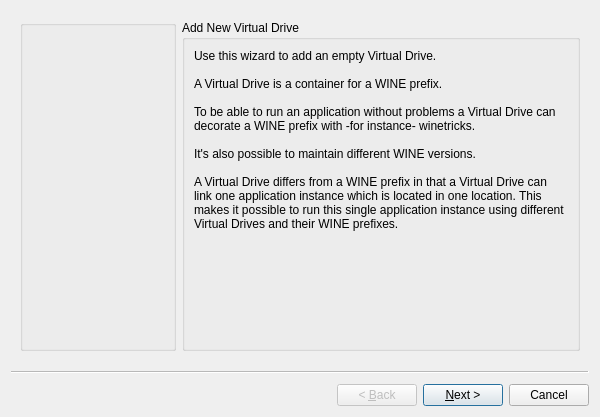
<?xml version="1.0" encoding="UTF-8"?>
<ui version="4.0">
 <class>WizardNewVirtualDrive</class>
 <widget class="QWizard" name="WizardNewVirtualDrive">
  <property name="geometry">
   <rect>
    <x>0</x>
    <y>0</y>
    <width>600</width>
    <height>400</height>
   </rect>
  </property>
  <property name="windowTitle">
   <string>Add Virtual Drive</string>
  </property>
  <property name="windowIcon">
   <iconset resource="../resources/commonres.qrc">
    <normaloff>:/common/playonlinux32</normaloff>:/common/playonlinux32</iconset>
  </property>
  <property name="modal">
   <bool>true</bool>
  </property>
  <widget class="QWizardPage" name="wpIntroduction">
   <attribute name="pageId">
    <string notr="true">0</string>
   </attribute>
   <layout class="QHBoxLayout" name="horizontalLayout">
    <item>
     <widget class="QGroupBox" name="gbxSideBarIntroduction">
      <property name="sizePolicy">
       <sizepolicy hsizetype="Preferred" vsizetype="Preferred">
        <horstretch>0</horstretch>
        <verstretch>0</verstretch>
       </sizepolicy>
      </property>
      <property name="minimumSize">
       <size>
        <width>156</width>
        <height>0</height>
       </size>
      </property>
      <property name="autoFillBackground">
       <bool>false</bool>
      </property>
      <property name="styleSheet">
       <string notr="true">background-image: url(:/wizardnewvirtualdrive/backdrop_add);
background-repeat: no-repeat;
background-position: top left;

</string>
      </property>
      <property name="title">
       <string notr="true"/>
      </property>
      <property name="flat">
       <bool>true</bool>
      </property>
      <widget class="QLabel" name="lblPlusIntroduction">
       <property name="geometry">
        <rect>
         <x>10</x>
         <y>10</y>
         <width>51</width>
         <height>51</height>
        </rect>
       </property>
       <property name="text">
        <string notr="true"/>
       </property>
       <property name="pixmap">
        <pixmap resource="../resources/mainwindowres.qrc">:/mainwindow/add_plus_48</pixmap>
       </property>
       <property name="scaledContents">
        <bool>false</bool>
       </property>
      </widget>
     </widget>
    </item>
    <item>
     <widget class="QGroupBox" name="gbxIntroductionContent">
      <property name="sizePolicy">
       <sizepolicy hsizetype="Preferred" vsizetype="Preferred">
        <horstretch>1</horstretch>
        <verstretch>0</verstretch>
       </sizepolicy>
      </property>
      <property name="minimumSize">
       <size>
        <width>0</width>
        <height>331</height>
       </size>
      </property>
      <property name="title">
       <string>Add New Virtual Drive</string>
      </property>
      <layout class="QVBoxLayout" name="verticalLayout">
       <item>
        <widget class="QLabel" name="lblIntroduction">
         <property name="sizePolicy">
          <sizepolicy hsizetype="Preferred" vsizetype="Preferred">
           <horstretch>0</horstretch>
           <verstretch>0</verstretch>
          </sizepolicy>
         </property>
         <property name="text">
          <string>Use this wizard to add an empty Virtual Drive.

A Virtual Drive is a container for a WINE prefix.

To be able to run an application without problems a Virtual Drive can decorate a WINE prefix with -for instance- winetricks.

It's also possible to maintain different WINE versions.

A Virtual Drive differs from a WINE prefix in that a Virtual Drive can link one application instance which is located in one location. This makes it possible to run this single application instance using different Virtual Drives and their WINE prefixes.</string>
         </property>
         <property name="alignment">
          <set>Qt::AlignLeading|Qt::AlignLeft|Qt::AlignTop</set>
         </property>
         <property name="wordWrap">
          <bool>true</bool>
         </property>
        </widget>
       </item>
      </layout>
     </widget>
    </item>
   </layout>
  </widget>
  <widget class="QWizardPage" name="wpVirtualDriveName">
   <attribute name="pageId">
    <string notr="true">1</string>
   </attribute>
   <layout class="QHBoxLayout" name="horizontalLayout_5">
    <item>
     <widget class="QGroupBox" name="gbxSideBarVirtualDriveName">
      <property name="sizePolicy">
       <sizepolicy hsizetype="Preferred" vsizetype="Preferred">
        <horstretch>0</horstretch>
        <verstretch>0</verstretch>
       </sizepolicy>
      </property>
      <property name="minimumSize">
       <size>
        <width>156</width>
        <height>0</height>
       </size>
      </property>
      <property name="autoFillBackground">
       <bool>false</bool>
      </property>
      <property name="styleSheet">
       <string notr="true">background-image: url(:/wizardnewvirtualdrive/backdrop_add);
background-repeat: no-repeat;
background-position: top left;

</string>
      </property>
      <property name="title">
       <string notr="true"/>
      </property>
      <property name="flat">
       <bool>true</bool>
      </property>
      <widget class="QLabel" name="lblPlusVirtualDriveName">
       <property name="geometry">
        <rect>
         <x>10</x>
         <y>10</y>
         <width>51</width>
         <height>51</height>
        </rect>
       </property>
       <property name="text">
        <string notr="true"/>
       </property>
       <property name="pixmap">
        <pixmap resource="../resources/mainwindowres.qrc">:/mainwindow/add_plus_48</pixmap>
       </property>
       <property name="scaledContents">
        <bool>false</bool>
       </property>
      </widget>
     </widget>
    </item>
    <item>
     <widget class="QGroupBox" name="gbxVirtualDriveNameContent">
      <property name="sizePolicy">
       <sizepolicy hsizetype="Preferred" vsizetype="Preferred">
        <horstretch>1</horstretch>
        <verstretch>0</verstretch>
       </sizepolicy>
      </property>
      <property name="minimumSize">
       <size>
        <width>0</width>
        <height>331</height>
       </size>
      </property>
      <property name="title">
       <string>Virtual Drive Name</string>
      </property>
      <layout class="QVBoxLayout" name="verticalLayout_2">
       <item>
        <widget class="QLabel" name="lblVirtualDriveNameIntroduction">
         <property name="sizePolicy">
          <sizepolicy hsizetype="Preferred" vsizetype="Preferred">
           <horstretch>0</horstretch>
           <verstretch>0</verstretch>
          </sizepolicy>
         </property>
         <property name="text">
          <string>Use this page to set the Virtual Drive name. The name of the WINE-prefix is based on the Virtual Drive name.</string>
         </property>
         <property name="alignment">
          <set>Qt::AlignLeading|Qt::AlignLeft|Qt::AlignTop</set>
         </property>
         <property name="wordWrap">
          <bool>true</bool>
         </property>
        </widget>
       </item>
       <item>
        <widget class="QGroupBox" name="gbxVirtualDriveName">
         <property name="sizePolicy">
          <sizepolicy hsizetype="Preferred" vsizetype="Preferred">
           <horstretch>0</horstretch>
           <verstretch>1</verstretch>
          </sizepolicy>
         </property>
         <property name="title">
          <string notr="true"/>
         </property>
         <property name="flat">
          <bool>true</bool>
         </property>
         <layout class="QFormLayout" name="formLayout_3">
          <property name="topMargin">
           <number>100</number>
          </property>
          <item row="0" column="0">
           <widget class="QLabel" name="lblVirtualDriveName">
            <property name="text">
             <string>Virtual Drive name</string>
            </property>
           </widget>
          </item>
          <item row="0" column="1">
           <widget class="QLineEdit" name="leVirtualDriveName"/>
          </item>
          <item row="1" column="0">
           <widget class="QLabel" name="lblPrefixName">
            <property name="text">
             <string>Prefix name</string>
            </property>
           </widget>
          </item>
          <item row="1" column="1">
           <widget class="QLabel" name="lblPrefixNameGenerated">
            <property name="text">
             <string>[]</string>
            </property>
           </widget>
          </item>
          <item row="3" column="1">
           <widget class="QLabel" name="lblValidatorVirtualDriveName">
            <property name="enabled">
             <bool>true</bool>
            </property>
            <property name="font">
             <font>
              <weight>75</weight>
              <bold>true</bold>
             </font>
            </property>
            <property name="styleSheet">
             <string notr="true">color:red</string>
            </property>
            <property name="text">
             <string>This name is allready taken</string>
            </property>
           </widget>
          </item>
          <item row="2" column="1">
           <spacer name="verticalSpacer_2">
            <property name="orientation">
             <enum>Qt::Vertical</enum>
            </property>
            <property name="sizeHint" stdset="0">
             <size>
              <width>20</width>
              <height>20</height>
             </size>
            </property>
           </spacer>
          </item>
          <item row="4" column="1">
           <widget class="QGroupBox" name="groupBox_3">
            <property name="sizePolicy">
             <sizepolicy hsizetype="Preferred" vsizetype="Preferred">
              <horstretch>0</horstretch>
              <verstretch>0</verstretch>
             </sizepolicy>
            </property>
            <property name="minimumSize">
             <size>
              <width>256</width>
              <height>33</height>
             </size>
            </property>
            <property name="title">
             <string notr="true"/>
            </property>
            <property name="flat">
             <bool>true</bool>
            </property>
            <layout class="QHBoxLayout" name="horizontalLayout_6">
             <item>
              <widget class="QLabel" name="lblVirtualDriveIconSelected">
               <property name="minimumSize">
                <size>
                 <width>32</width>
                 <height>32</height>
                </size>
               </property>
               <property name="maximumSize">
                <size>
                 <width>32</width>
                 <height>32</height>
                </size>
               </property>
               <property name="styleSheet">
                <string notr="true">border: 1px solid silver;</string>
               </property>
               <property name="frameShape">
                <enum>QFrame::Box</enum>
               </property>
               <property name="frameShadow">
                <enum>QFrame::Sunken</enum>
               </property>
               <property name="midLineWidth">
                <number>1</number>
               </property>
               <property name="text">
                <string notr="true"/>
               </property>
               <property name="alignment">
                <set>Qt::AlignCenter</set>
               </property>
              </widget>
             </item>
             <item>
              <widget class="QPushButton" name="bptnVirtualDriveIconBrowse">
               <property name="text">
                <string>Browse...</string>
               </property>
              </widget>
             </item>
             <item>
              <spacer name="horizontalSpacer">
               <property name="orientation">
                <enum>Qt::Horizontal</enum>
               </property>
               <property name="sizeHint" stdset="0">
                <size>
                 <width>40</width>
                 <height>20</height>
                </size>
               </property>
              </spacer>
             </item>
            </layout>
           </widget>
          </item>
          <item row="4" column="0">
           <widget class="QLabel" name="lblVirtualDriveIcon">
            <property name="styleSheet">
             <string notr="true">margin-top: 8px;</string>
            </property>
            <property name="text">
             <string>TextLabel</string>
            </property>
           </widget>
          </item>
         </layout>
        </widget>
       </item>
      </layout>
     </widget>
    </item>
   </layout>
  </widget>
  <widget class="QWizardPage" name="wpDefaultApplicationLocation">
   <property name="title">
    <string/>
   </property>
   <property name="subTitle">
    <string/>
   </property>
   <attribute name="pageId">
    <string notr="true">2</string>
   </attribute>
   <layout class="QHBoxLayout" name="horizontalLayout_3">
    <item>
     <widget class="QGroupBox" name="gbxSideBarDefaultApplicationLocation">
      <property name="sizePolicy">
       <sizepolicy hsizetype="Preferred" vsizetype="Preferred">
        <horstretch>0</horstretch>
        <verstretch>0</verstretch>
       </sizepolicy>
      </property>
      <property name="minimumSize">
       <size>
        <width>156</width>
        <height>0</height>
       </size>
      </property>
      <property name="autoFillBackground">
       <bool>false</bool>
      </property>
      <property name="styleSheet">
       <string notr="true">background-image: url(:/wizardnewvirtualdrive/backdrop_add);
background-repeat: no-repeat;
background-position: top left;

</string>
      </property>
      <property name="title">
       <string notr="true"/>
      </property>
      <property name="flat">
       <bool>true</bool>
      </property>
      <widget class="QLabel" name="lblPlusDefaultApplicationLocation">
       <property name="geometry">
        <rect>
         <x>10</x>
         <y>10</y>
         <width>51</width>
         <height>51</height>
        </rect>
       </property>
       <property name="text">
        <string notr="true"/>
       </property>
       <property name="pixmap">
        <pixmap resource="../resources/mainwindowres.qrc">:/mainwindow/add_plus_48</pixmap>
       </property>
       <property name="scaledContents">
        <bool>false</bool>
       </property>
      </widget>
     </widget>
    </item>
    <item>
     <widget class="QGroupBox" name="gbxDefaultApplicationLocation">
      <property name="sizePolicy">
       <sizepolicy hsizetype="Preferred" vsizetype="Preferred">
        <horstretch>1</horstretch>
        <verstretch>0</verstretch>
       </sizepolicy>
      </property>
      <property name="minimumSize">
       <size>
        <width>0</width>
        <height>331</height>
       </size>
      </property>
      <property name="title">
       <string>Default application location</string>
      </property>
      <layout class="QVBoxLayout" name="verticalLayout_3">
       <item>
        <widget class="QLabel" name="lblDefaultApplicationLocationIntroduction">
         <property name="sizePolicy">
          <sizepolicy hsizetype="Preferred" vsizetype="Preferred">
           <horstretch>0</horstretch>
           <verstretch>0</verstretch>
          </sizepolicy>
         </property>
         <property name="text">
          <string>Use this page to set the default application location to link to. This page can be left empty.</string>
         </property>
         <property name="alignment">
          <set>Qt::AlignLeading|Qt::AlignLeft|Qt::AlignTop</set>
         </property>
         <property name="wordWrap">
          <bool>true</bool>
         </property>
        </widget>
       </item>
       <item>
        <widget class="QGroupBox" name="groupBox_2">
         <property name="sizePolicy">
          <sizepolicy hsizetype="Preferred" vsizetype="Preferred">
           <horstretch>0</horstretch>
           <verstretch>1</verstretch>
          </sizepolicy>
         </property>
         <property name="title">
          <string notr="true"/>
         </property>
         <property name="flat">
          <bool>true</bool>
         </property>
         <layout class="QFormLayout" name="formLayout_2">
          <property name="topMargin">
           <number>100</number>
          </property>
          <item row="0" column="0">
           <widget class="QLabel" name="lblDefaultApplicationLocation">
            <property name="text">
             <string>Default application location</string>
            </property>
           </widget>
          </item>
          <item row="0" column="1">
           <widget class="QPushButton" name="pbtnDefaultApplicationLocationBrowse">
            <property name="text">
             <string>Browse...</string>
            </property>
           </widget>
          </item>
          <item row="1" column="1">
           <widget class="QLabel" name="lblDefaultApplicationLocationSelected">
            <property name="text">
             <string>[]</string>
            </property>
           </widget>
          </item>
         </layout>
        </widget>
       </item>
      </layout>
     </widget>
    </item>
   </layout>
  </widget>
  <widget class="QWizardPage" name="wpAddWineVersions">
   <attribute name="pageId">
    <string notr="true">3</string>
   </attribute>
   <layout class="QHBoxLayout" name="horizontalLayout_2">
    <item>
     <widget class="QGroupBox" name="gbxSideBarAddWineVersions">
      <property name="sizePolicy">
       <sizepolicy hsizetype="Preferred" vsizetype="Preferred">
        <horstretch>0</horstretch>
        <verstretch>0</verstretch>
       </sizepolicy>
      </property>
      <property name="minimumSize">
       <size>
        <width>156</width>
        <height>0</height>
       </size>
      </property>
      <property name="autoFillBackground">
       <bool>false</bool>
      </property>
      <property name="styleSheet">
       <string notr="true">background-image: url(:/wizardnewvirtualdrive/backdrop_add);
background-repeat: no-repeat;
background-position: top left;

</string>
      </property>
      <property name="title">
       <string notr="true"/>
      </property>
      <property name="flat">
       <bool>true</bool>
      </property>
      <widget class="QLabel" name="lblPlusAddWineVersions">
       <property name="geometry">
        <rect>
         <x>10</x>
         <y>10</y>
         <width>51</width>
         <height>51</height>
        </rect>
       </property>
       <property name="text">
        <string notr="true"/>
       </property>
       <property name="pixmap">
        <pixmap resource="../resources/mainwindowres.qrc">:/mainwindow/add_plus_48</pixmap>
       </property>
       <property name="scaledContents">
        <bool>false</bool>
       </property>
      </widget>
     </widget>
    </item>
    <item>
     <widget class="QGroupBox" name="gbxAddWineVersions">
      <property name="sizePolicy">
       <sizepolicy hsizetype="Preferred" vsizetype="Preferred">
        <horstretch>1</horstretch>
        <verstretch>0</verstretch>
       </sizepolicy>
      </property>
      <property name="minimumSize">
       <size>
        <width>0</width>
        <height>331</height>
       </size>
      </property>
      <property name="title">
       <string>Default application location</string>
      </property>
      <layout class="QVBoxLayout" name="verticalLayout_5">
       <item>
        <widget class="QLabel" name="lblAddWineVersionsIntroduction">
         <property name="sizePolicy">
          <sizepolicy hsizetype="Preferred" vsizetype="Preferred">
           <horstretch>0</horstretch>
           <verstretch>0</verstretch>
          </sizepolicy>
         </property>
         <property name="text">
          <string>Use this page to set the default application location to link to. This page can be left empty.</string>
         </property>
         <property name="alignment">
          <set>Qt::AlignLeading|Qt::AlignLeft|Qt::AlignTop</set>
         </property>
         <property name="wordWrap">
          <bool>true</bool>
         </property>
        </widget>
       </item>
       <item>
        <widget class="QGroupBox" name="gbxAddWineVersionsContent">
         <property name="sizePolicy">
          <sizepolicy hsizetype="Preferred" vsizetype="Preferred">
           <horstretch>0</horstretch>
           <verstretch>1</verstretch>
          </sizepolicy>
         </property>
         <property name="title">
          <string notr="true"/>
         </property>
         <property name="flat">
          <bool>true</bool>
         </property>
         <layout class="QFormLayout" name="formLayout_4">
          <property name="topMargin">
           <number>100</number>
          </property>
         </layout>
        </widget>
       </item>
      </layout>
     </widget>
    </item>
   </layout>
  </widget>
  <widget class="QWizardPage" name="wpSelectApplications">
   <attribute name="pageId">
    <string notr="true">4</string>
   </attribute>
   <layout class="QHBoxLayout" name="horizontalLayout_7">
    <item>
     <widget class="QGroupBox" name="gbxSideBarSelectApplications">
      <property name="minimumSize">
       <size>
        <width>156</width>
        <height>0</height>
       </size>
      </property>
      <property name="styleSheet">
       <string notr="true">background-image: url(:/wizardnewvirtualdrive/backdrop_add);
background-repeat: no-repeat;
background-position: top left;

</string>
      </property>
      <property name="title">
       <string notr="true"/>
      </property>
      <property name="flat">
       <bool>true</bool>
      </property>
      <widget class="QLabel" name="lblPlusSelectApplications">
       <property name="geometry">
        <rect>
         <x>10</x>
         <y>10</y>
         <width>51</width>
         <height>51</height>
        </rect>
       </property>
       <property name="text">
        <string notr="true"/>
       </property>
       <property name="pixmap">
        <pixmap resource="../resources/mainwindowres.qrc">:/mainwindow/add_plus_48</pixmap>
       </property>
      </widget>
     </widget>
    </item>
    <item>
     <widget class="QGroupBox" name="gbxSelectApplications">
      <property name="sizePolicy">
       <sizepolicy hsizetype="Preferred" vsizetype="Preferred">
        <horstretch>1</horstretch>
        <verstretch>0</verstretch>
       </sizepolicy>
      </property>
      <property name="minimumSize">
       <size>
        <width>0</width>
        <height>331</height>
       </size>
      </property>
      <property name="title">
       <string>Select applications for this Virtual Drive</string>
      </property>
      <layout class="QVBoxLayout" name="verticalLayout_6">
       <item>
        <widget class="QLabel" name="lblSelectApplicationsIntroduction">
         <property name="text">
          <string>Use this page to select applications you wish to run in this Virtual Drive.</string>
         </property>
         <property name="wordWrap">
          <bool>true</bool>
         </property>
        </widget>
       </item>
       <item>
        <widget class="QGroupBox" name="gbxSelectApplicationsContent">
         <property name="sizePolicy">
          <sizepolicy hsizetype="Preferred" vsizetype="Preferred">
           <horstretch>0</horstretch>
           <verstretch>1</verstretch>
          </sizepolicy>
         </property>
         <property name="title">
          <string notr="true"/>
         </property>
         <property name="flat">
          <bool>true</bool>
         </property>
        </widget>
       </item>
      </layout>
     </widget>
    </item>
   </layout>
  </widget>
  <widget class="QWizardPage" name="wpSummary">
   <attribute name="pageId">
    <string notr="true">5</string>
   </attribute>
   <layout class="QHBoxLayout" name="horizontalLayout_4">
    <item>
     <widget class="QGroupBox" name="gbxSideBarSummary">
      <property name="sizePolicy">
       <sizepolicy hsizetype="Preferred" vsizetype="Preferred">
        <horstretch>0</horstretch>
        <verstretch>0</verstretch>
       </sizepolicy>
      </property>
      <property name="minimumSize">
       <size>
        <width>156</width>
        <height>0</height>
       </size>
      </property>
      <property name="autoFillBackground">
       <bool>false</bool>
      </property>
      <property name="styleSheet">
       <string notr="true">background-image: url(:/wizardnewvirtualdrive/backdrop_add);
background-repeat: no-repeat;
background-position: top left;

</string>
      </property>
      <property name="title">
       <string notr="true"/>
      </property>
      <property name="flat">
       <bool>true</bool>
      </property>
      <widget class="QLabel" name="lblPlusSummary">
       <property name="geometry">
        <rect>
         <x>10</x>
         <y>10</y>
         <width>51</width>
         <height>51</height>
        </rect>
       </property>
       <property name="text">
        <string notr="true"/>
       </property>
       <property name="pixmap">
        <pixmap resource="../resources/mainwindowres.qrc">:/mainwindow/add_plus_48</pixmap>
       </property>
       <property name="scaledContents">
        <bool>false</bool>
       </property>
      </widget>
     </widget>
    </item>
    <item>
     <widget class="QGroupBox" name="gbxSummary">
      <property name="sizePolicy">
       <sizepolicy hsizetype="Preferred" vsizetype="Preferred">
        <horstretch>1</horstretch>
        <verstretch>0</verstretch>
       </sizepolicy>
      </property>
      <property name="minimumSize">
       <size>
        <width>0</width>
        <height>331</height>
       </size>
      </property>
      <property name="title">
       <string>Summary</string>
      </property>
      <layout class="QVBoxLayout" name="verticalLayout_4">
       <item>
        <widget class="QLabel" name="lblSummaryIntroduction">
         <property name="text">
          <string>Summary of the previous selected options.</string>
         </property>
        </widget>
       </item>
       <item>
        <widget class="QGroupBox" name="groupBox">
         <property name="sizePolicy">
          <sizepolicy hsizetype="Preferred" vsizetype="Preferred">
           <horstretch>0</horstretch>
           <verstretch>1</verstretch>
          </sizepolicy>
         </property>
         <property name="title">
          <string notr="true"/>
         </property>
         <property name="flat">
          <bool>true</bool>
         </property>
         <layout class="QFormLayout" name="formLayout">
          <item row="0" column="0">
           <widget class="QLabel" name="lblSummaryVirtualDriveName">
            <property name="text">
             <string>Virtual Drive name</string>
            </property>
           </widget>
          </item>
          <item row="0" column="1">
           <widget class="QLabel" name="lblSummaryVirtualDriveNameValue">
            <property name="text">
             <string>[]</string>
            </property>
           </widget>
          </item>
          <item row="1" column="0">
           <widget class="QLabel" name="lblSummaryPrefixName">
            <property name="text">
             <string>Prefix name</string>
            </property>
           </widget>
          </item>
          <item row="1" column="1">
           <widget class="QLabel" name="lblSummaryPrefixNameValue">
            <property name="text">
             <string>[]</string>
            </property>
           </widget>
          </item>
          <item row="3" column="0">
           <widget class="QLabel" name="lblSummaryDefaultApplicationLocation">
            <property name="text">
             <string>Default application location</string>
            </property>
           </widget>
          </item>
          <item row="3" column="1">
           <widget class="QLabel" name="lblSummaryDefaultApplicationLocationValue">
            <property name="text">
             <string>[]</string>
            </property>
           </widget>
          </item>
          <item row="2" column="0">
           <spacer name="verticalSpacer">
            <property name="orientation">
             <enum>Qt::Vertical</enum>
            </property>
            <property name="sizeHint" stdset="0">
             <size>
              <width>20</width>
              <height>20</height>
             </size>
            </property>
           </spacer>
          </item>
         </layout>
        </widget>
       </item>
      </layout>
     </widget>
    </item>
   </layout>
  </widget>
 </widget>
 <resources>
  <include location="../resources/commonres.qrc"/>
  <include location="../resources/mainwindowres.qrc"/>
 </resources>
 <connections/>
</ui>
